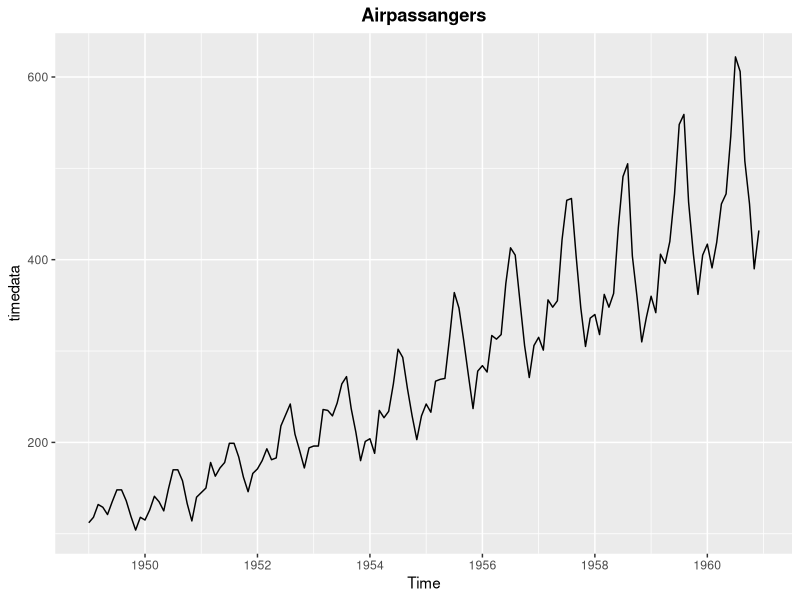
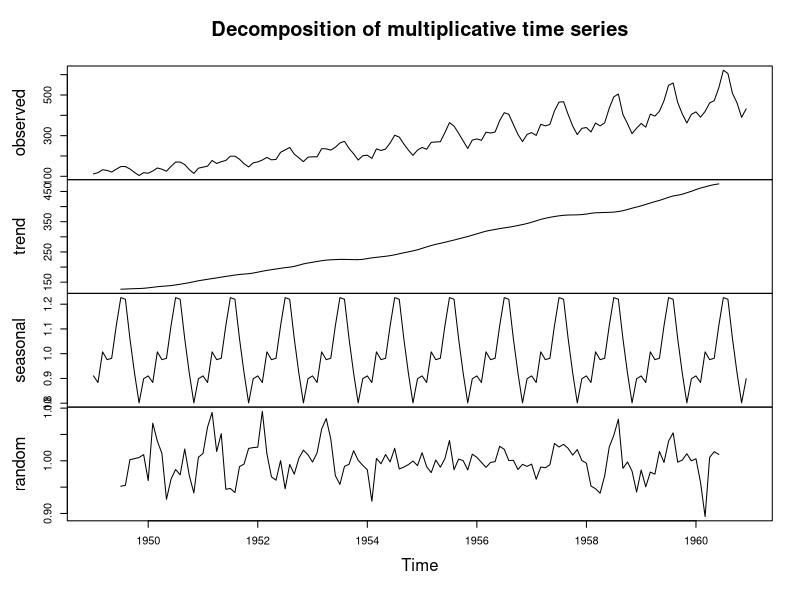
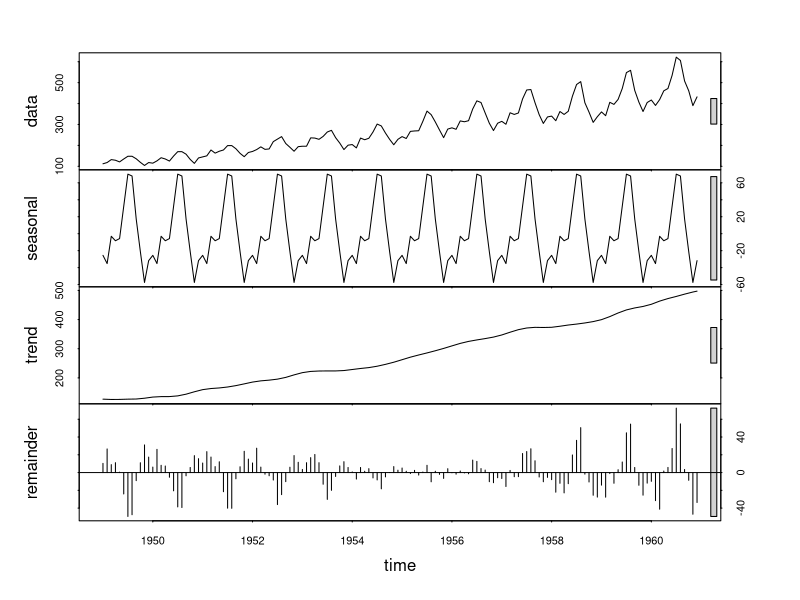
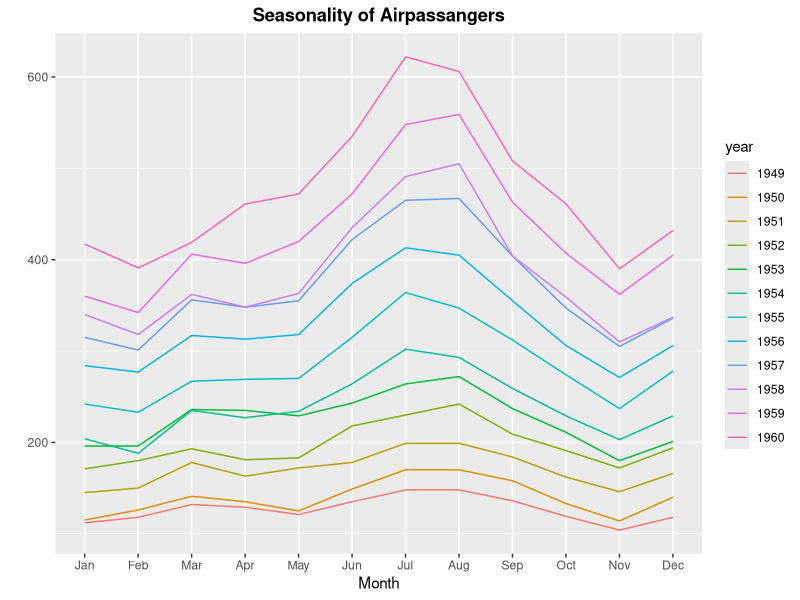
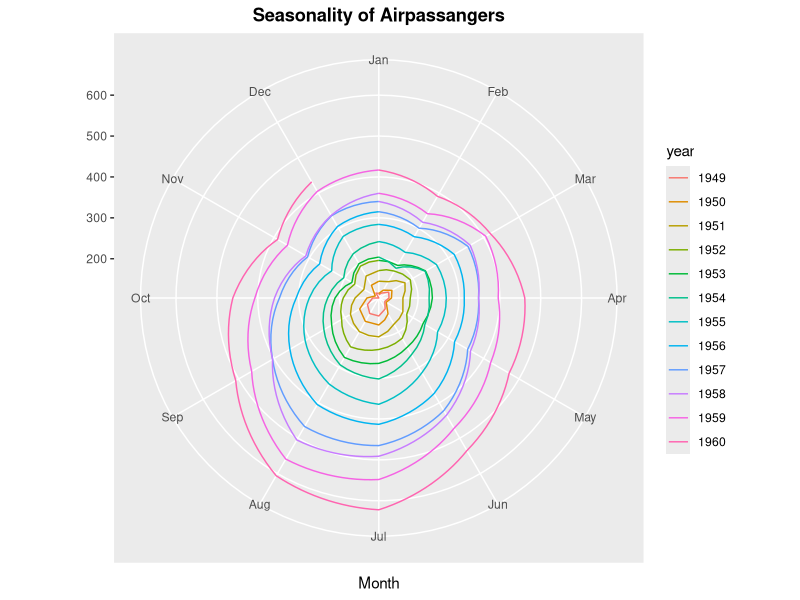
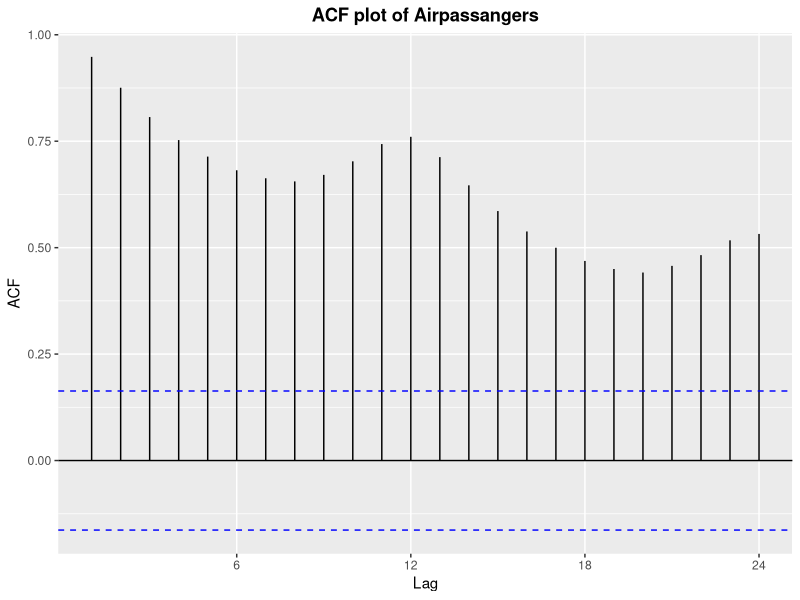
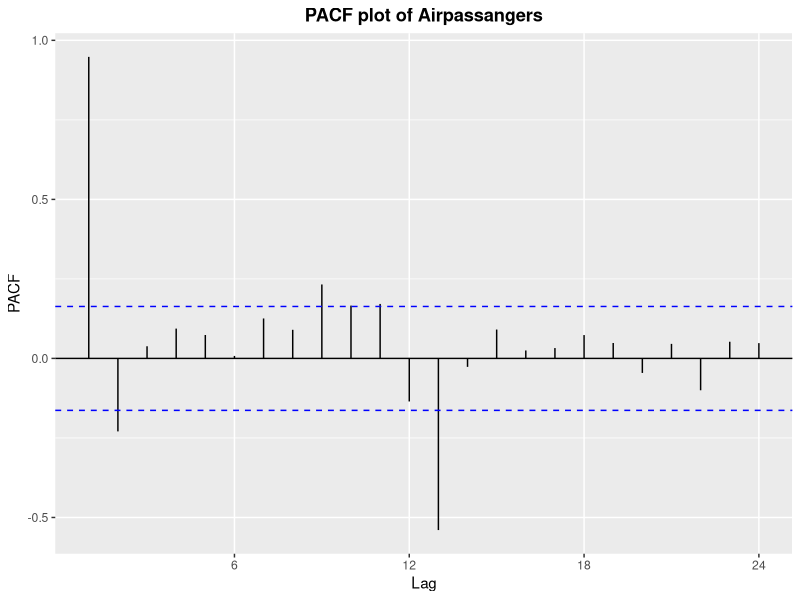
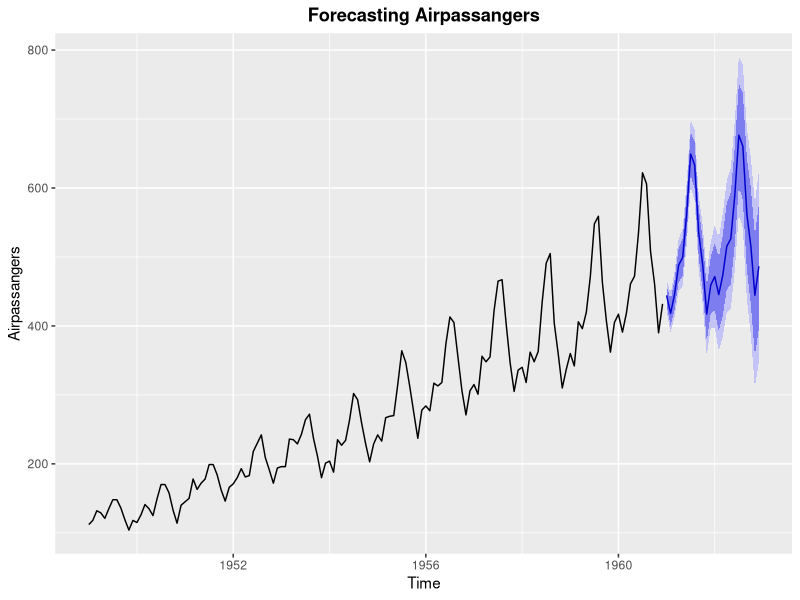

Write the R code that produced these figures, in order.
## ---- chunk 1
knitr::opts_chunk$set(echo = TRUE)
## ---- chunk 2
library(forecast)
library(tseries)
library(ggplot2)
library(dplyr)
library(tidyverse)
## ---- chunk 3
library(forecast)
library(tseries)
timedata= ts(AirPassengers, frequency = 12,start = c(1949,1))

## ---- chunk 4
library(ggplot2)
autoplot(timedata)+
  labs(title="Airpassangers")+
  theme(plot.title = element_text(hjust=0.5,face="bold"))

## ---- chunk 5
# Checking for stationary 
adf.test(timedata)
## ---- chunk 6
# Decomposing the time series
decompose(timedata,type = "multiplicative") %>% plot()
## ---- chunk 7
stl(timedata, s.window="periodic") %>% plot()
## ---- chunk 8
ggseasonplot(timedata)+
  labs(title="Seasonality of Airpassangers")+
  theme(plot.title = element_text(hjust=0.5,face="bold"))
## ---- chunk 9
ggseasonplot(timedata,polar = T)+
  labs(title="Seasonality of Airpassangers")+
  theme(plot.title = element_text(hjust=0.5,face="bold"))
## ---- chunk 10
# ACF and PACF plots
ggAcf(timedata)+
  labs(title="ACF plot of Airpassangers")+
  theme(plot.title = element_text(hjust=0.5,face="bold"))
## ---- chunk 11
ggPacf(timedata)+
  labs(title="PACF plot of Airpassangers")+
  theme(plot.title = element_text(hjust=0.5,face="bold"))
## ---- chunk 12
#  Auto ARIMA
model =auto.arima(timedata,ic=("bic"),seasonal = T)
model
summary(model)
## ---- chunk 13
future=forecast(model,h=24)
future
## ---- chunk 14
autoplot(future)+
  labs(title="Forecasting Airpassangers")+
  theme(plot.title = element_text(hjust=0.5,face="bold"))+
  labs(y = "Airpassangers")
## ---- chunk 15
checkresiduals(model)
## ---- chunk 16
acf(model$residuals)
## ---- chunk 17
pacf(model$residuals)
## ---- chunk 18
ndiffs(timedata)
## ---- chunk 19
diff1=diff(timedata)
autoplot(diff1)+
  labs(title="Differenced Airpassangers")+
  theme(plot.title = element_text(hjust=0.5,face="bold"))
## ---- chunk 20
adf.test(diff1)
## ---- chunk 21
ggAcf(diff1)+
  labs(title="ACF plot of Differenced Airpassangers")+
  theme(plot.title = element_text(hjust=0.5,face="bold"))
## ---- chunk 22
ggPacf(diff1)+
  labs(title="PACF plot of Differenced Airpassangers")+
  theme(plot.title = element_text(hjust=0.5,face="bold"))
## ---- chunk 23
model1=arima(timedata,order=c(1,1,0),seasonal = list(order=c(0,1,0),period=12))
model1
summary(model1)
## ---- chunk 24
future1=forecast(model1,h=24)
future1
## ---- chunk 25
autoplot(future1)+
  labs(title="Forecasting Airpassangers")+
  theme(plot.title = element_text(hjust=0.5,face="bold"))+
  labs(y = "Airpassangers")
## ---- chunk 26
checkresiduals(model1)
